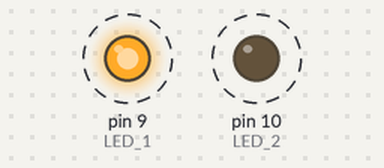
Recording of a sketch running on a simulated Arduino Uno, built with avr-gcc and run on an emulated ATmega328P. On the bench: output pins drawn as LEDs (lit = HIGH). Dashed ring = blinking.

Above: at 0.2 s.
Timing chart, 0 to 3.0 s (numbered marks = the images above):
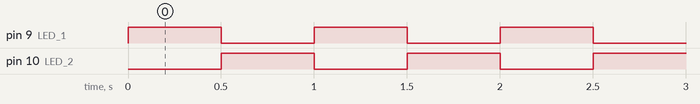

Measured:
- by itself, pin 9 (LED_1), pin 10 (LED_2): alternates HIGH for 0.50 s and LOW for 0.50 s

The sketch:

03_blink_alternating.ino
```cpp
// 03_blink_alternating.ino
// Blinks two external LEDs in alternation — when one is on, the other is off.
//
// Used at Tier 1 Milestone 6 of Project 1 — the student's first multi-output
// sketch. Shows that a single Arduino can control two independent things at
// the same time.
//
// Wiring (from Tier 1 Milestones 3 and 5):
//   - LED 1 long leg (anode) --> 220 Ω resistor --> Arduino pin 9
//   - LED 1 short leg (cathode) --> Arduino GND
//   - LED 2 long leg (anode) --> 220 Ω resistor --> Arduino pin 10
//   - LED 2 short leg (cathode) --> Arduino GND
//
// Expected behaviour: LED 1 on, LED 2 off, for half a second; then LED 1 off,
// LED 2 on, for half a second; repeat forever.

const int LED_1 = 9;
const int LED_2 = 10;

void setup() {
  pinMode(LED_1, OUTPUT);
  pinMode(LED_2, OUTPUT);
}

void loop() {
  digitalWrite(LED_1, HIGH);
  digitalWrite(LED_2, LOW);
  delay(500);

  digitalWrite(LED_1, LOW);
  digitalWrite(LED_2, HIGH);
  delay(500);
}
```
